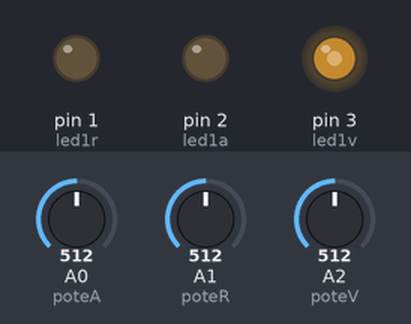
Bench run of a sketch on a simulated Arduino Uno, built with avr-gcc and run on an emulated ATmega328P. Parts: output pins drawn as LEDs (lit = HIGH). The test bench sets the inputs (shaded band); at power-on: A0 (poteA) = 512, A1 (poteR) = 512, A2 (poteV) = 512.

Above: at 1.2 s.
1.3 s: A0 (poteA) set to 523
At 2.2 s:
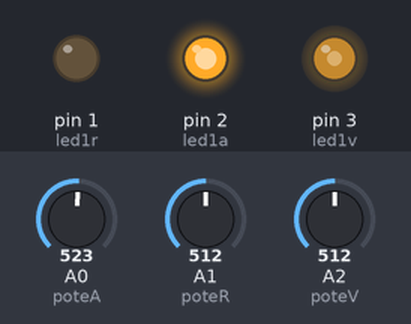
2.8 s: A1 (poteR) set to 716
At 3.3 s:
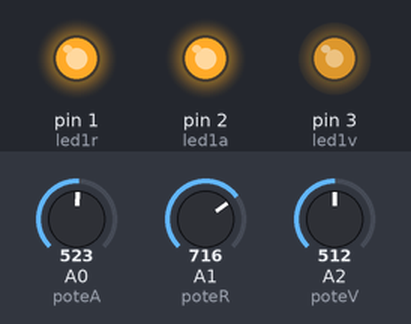
4.3 s: A0 (poteA) set to 511
At 5.5 s:
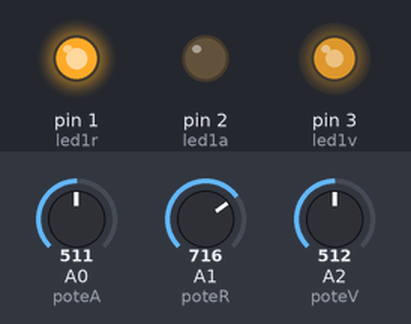
5.8 s: A1 (poteR) set to 900
At 6.8 s:
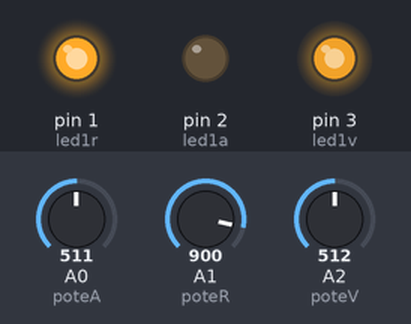
7.3 s: A0 (poteA) set to 716
At 7.9 s:
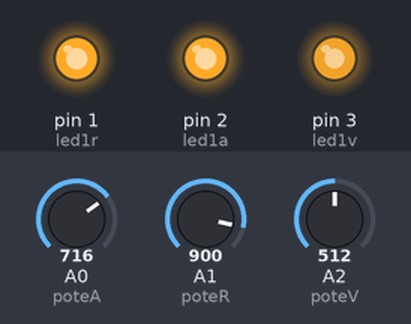
8.8 s: A1 (poteR) set to 122
At 9.1 s:
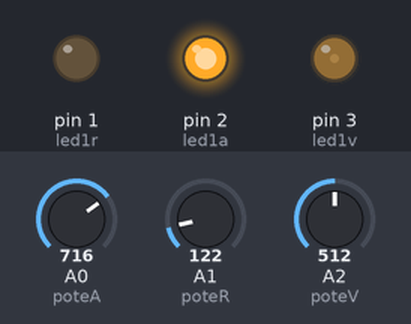
Timing chart, 0 to 11.3 s (numbered marks = the images above; inputs shaded):
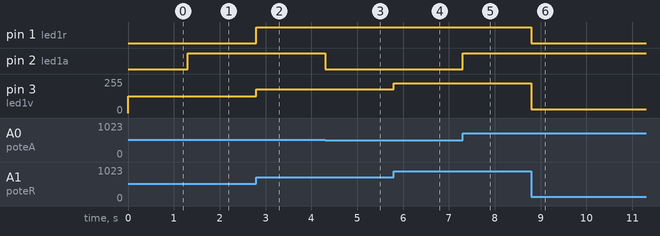

Measured:
- the behaviour switches between 513 and 514 on A0 (poteA) (found by bisection; images 0 and 1)
- after the input at 1.3 s, pin 2 (led1a): LOW → HIGH at once
- after the input at 2.8 s, pin 1 (led1r): LOW → HIGH at once; pin 3 (led1v): 127/255 → 178/255 at once
- after the input at 4.3 s, pin 2 (led1a): HIGH → LOW at once
- after the input at 5.8 s, pin 3 (led1v): 178/255 → 224/255 at once
- after the input at 7.3 s, pin 2 (led1a): LOW → HIGH at once
- after the input at 8.8 s, pin 1 (led1r): HIGH → LOW at once; pin 3 (led1v): 224/255 → 30/255 at once

The sketch:

guia_arduino7.ino
```cpp
#define led1r 1
#define led1a 2
#define led1v 3

int poteA = A0;
int poteValA;
int valorA;

int poteR = A1;
int poteValR;
int valorR;

int poteV = A2;
int poteValV;
int valorV;


void setup()
{
  pinMode(led1r, OUTPUT);
  pinMode(led1a, OUTPUT);
  pinMode(led1v, OUTPUT);
  pinMode(poteA, INPUT);
  pinMode(poteR, INPUT);
  pinMode(poteV, INPUT);
}

void loop()
{
  //potenciometro azul
  poteValA = analogRead(poteA);
  valorA = map(poteValA, 0, 1023, 0, 255);
  //potenciometro rojo
  poteValR = analogRead(poteR);
  valorR = map(poteValR, 0, 1023, 0, 255);
  //potenciometro verde
  poteValV = analogRead(poteV);
  valorV = map(poteValV, 0, 1023, 0, 255);
  analogWrite(led1r, valorR);
  analogWrite(led1v, valorR);
  analogWrite(led1a, valorA);

}
```
